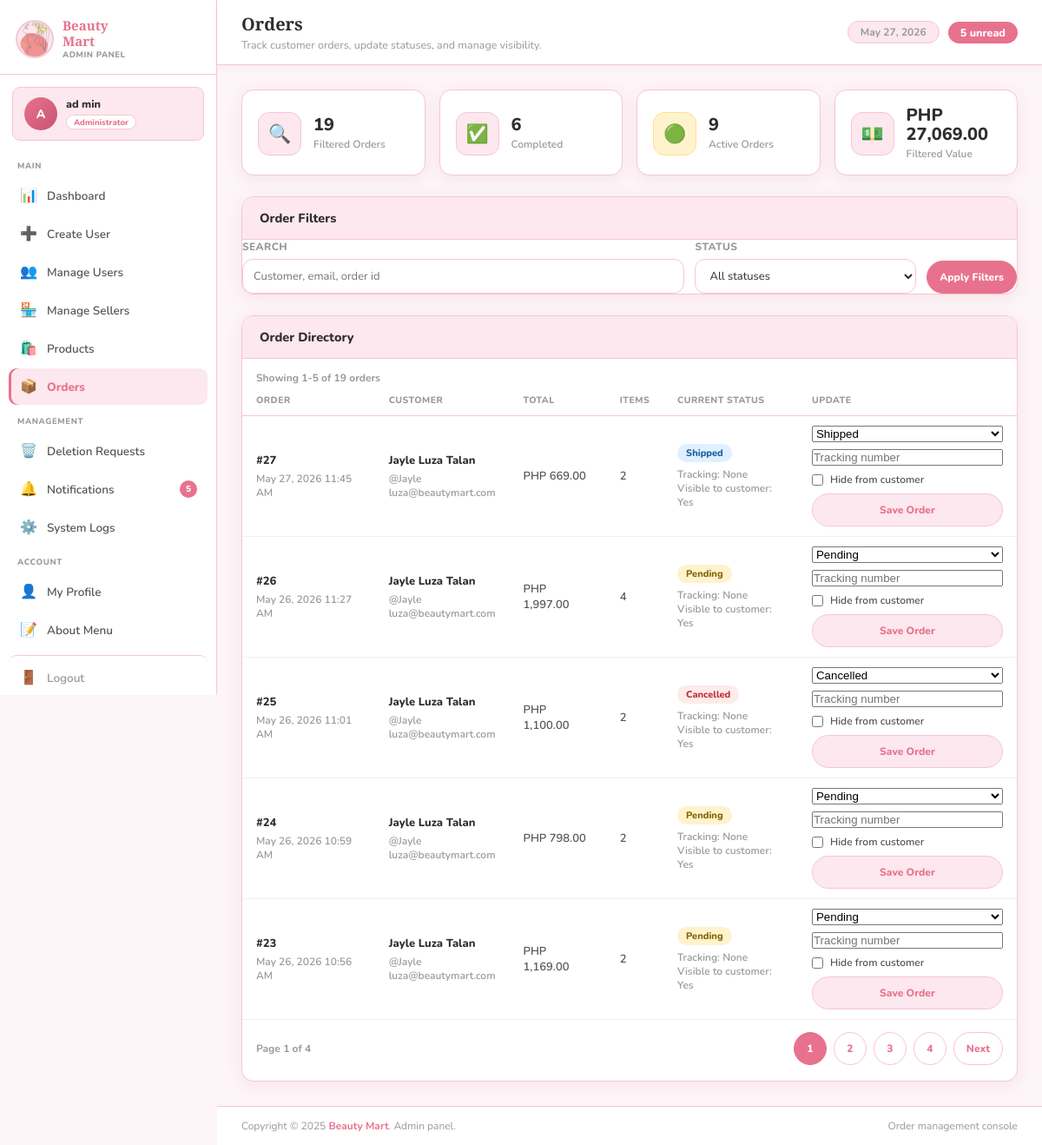
The page /1-admin/orders.php (signed in) on the database its author committed.
### tables this page shows
CREATE TABLE `users` (
  `id` int(11) NOT NULL,
  `firstname` varchar(50) NOT NULL,
  `lastname` varchar(50) NOT NULL,
  `username` varchar(50) NOT NULL,
  `email` varchar(100) NOT NULL,
  `password` varchar(255) NOT NULL,
  `profile_pic` varchar(255) DEFAULT NULL,
  `email_verified` tinyint(1) DEFAULT 0,
  `marked_for_deletion` tinyint(1) DEFAULT 0,
  `deleted_at` timestamp NULL DEFAULT NULL,
  `verification_token` varchar(255) DEFAULT NULL,
  `status` enum('active','suspended','banned') DEFAULT 'active',
  `suspended_until` datetime DEFAULT NULL,
  `banned_reason` text DEFAULT NULL,
  `action_by` int(11) DEFAULT NULL COMMENT 'FK to admins.id — admin who last changed this user status',
  `created_at` timestamp NOT NULL DEFAULT current_timestamp(),
  `updated_at` timestamp NOT NULL DEFAULT current_timestamp() ON UPDATE current_timestamp()
);

CREATE TABLE `orders` (
  `id` int(11) NOT NULL,
  `customer_id` int(11) NOT NULL,
  `total_amount` decimal(10,2) NOT NULL,
  `shipping_address_id` int(11) NOT NULL COMMENT 'FK to addresses.id — snapshot row created at checkout',
  `status` enum('pending','processing','shipped','delivered','completed','cancelled','paid') DEFAULT 'pending',
  `payment_method_id` int(11) DEFAULT NULL COMMENT 'FK to payment_methods.id',
  `tracking_number` varchar(100) DEFAULT NULL,
  `hidden_from_customer` tinyint(1) DEFAULT 0,
  `created_at` timestamp NOT NULL DEFAULT current_timestamp(),
  `updated_at` timestamp NOT NULL DEFAULT current_timestamp() ON UPDATE current_timestamp()
);

### includes/functions.php (called while the page is built, shortened)
    <?php
function paginateArray(array $items, int $currentPage = 1, int $perPage = 5): array {
    $perPage = max(1, $perPage);
    $totalItems = count($items);
    $totalPages = max(1, (int) ceil($totalItems / $perPage));
    $currentPage = max(1, min($currentPage, $totalPages));
    $offset = ($currentPage - 1) * $perPage;
    return [
        'items' => array_slice($items, $offset, $perPage),
        'current_page' => $currentPage,
        'per_page' => $perPage,
        'total_items' => $totalItems,
        'total_pages' => $totalPages,
        'offset' => $offset,
        'from' => $totalItems > 0 ? $offset + 1 : 0,
        'to' => min($offset + $perPage, $totalItems),
        'has_prev' => $currentPage > 1,
        'has_next' => $currentPage < $totalPages,
    ];
}
function buildQueryUrl(string $path, array $params = [], array $overrides = []): string {
    $merged = array_merge($params, $overrides);
    foreach ($merged as $key => $value) {
        if ($value === null || $value === '') {
            unset($merged[$key]);
        }
    }
    $query = http_build_query($merged);
    return $query === '' ? $path : $path . '?' . $query;
}
?>

### 1-admin/orders.php (the view, shortened to what this page needs)
<?php
require_once '../includes/functions.php';
$stmt = $pdo->prepare("
    SELECT u.*, a.id AS admin_id, sa.id AS superadmin_id
    FROM users u
    LEFT JOIN admins a ON u.id = a.user_id
    LEFT JOIN superadmins sa ON u.id = sa.user_id
    WHERE u.id = ?
");
$stmt->execute([$_SESSION['user_id']]);
$admin = $stmt->fetch();
$search = trim((string)($_GET['search'] ?? ''));
$statusFilter = trim((string)($_GET['status'] ?? ''));
$page = max(1, (int)($_GET['page'] ?? 1));
$sql = "
    SELECT o.*, u.firstname, u.lastname, u.username, u.email,
           COUNT(oi.id) AS item_count
    FROM orders o
    JOIN customers c ON c.id = o.customer_id
    JOIN users u ON u.id = c.user_id
    LEFT JOIN order_items oi ON oi.order_id = o.id
    WHERE 1 = 1
";
$params = [];
$sql .= " GROUP BY o.id ORDER BY o.created_at DESC";
$stmt = $pdo->prepare($sql);
$stmt->execute($params);
$orders = $stmt->fetchAll();
$pagination = paginateArray($orders, $page, 5);
$pagedOrders = $pagination['items'];
$baseQuery = [
    'search' => $search,
    'status' => $statusFilter,
    'page' => $pagination['current_page'],
];
$stmt = $pdo->prepare("SELECT COUNT(*) FROM notifications WHERE user_id = ? AND is_read = 0");
$stmt->execute([$_SESSION['user_id']]);
$unread_count = (int)$stmt->fetchColumn();
$total_orders = count($orders);
$completed_orders = 0;
$active_orders = 0;
$total_value = 0;
foreach ($orders as $order) {
    $total_value += (float)$order['total_amount'];
    if (($order['status'] ?? '') === 'completed') $completed_orders++;
    if (in_array($order['status'] ?? '', ['pending', 'processing', 'shipped'], true)) $active_orders++;
}
$current_page = basename($_SERVER['PHP_SELF']);
?>
<!DOCTYPE html>
<html lang="en">
<head>
     <link rel="stylesheet" href="../css/admin_orders.css">
     <link rel="stylesheet" href="../css/admin_dash.css">
     <link rel="stylesheet" href="../css/responsive.css">
</head>
 <body>
 <div class="shell">
     <aside class="sidebar">
        <div class="sidebar-brand">
            <div class="brand-icon">
                <img src="../images/logo.png" alt="Logo" onerror="this.style.display='none';this.parentElement.textContent='*'">
            </div>
            <div>
                <div class="brand-text"><span>Beauty</span><span>Mart</span></div>
                <div class="brand-sub">Admin Panel</div>
            </div>
        </div>
        <div class="admin-chip">
            <div class="chip-av">
                <?php if (!empty($admin['profile_pic']) && file_exists("../uploads/profile_images/" . $admin['profile_pic'])): ?>
                    <img src="../uploads/profile_images/<?= htmlspecialchars($admin['profile_pic']) ?>" alt="">
                <?php else: ?>
                    <?= strtoupper(substr($admin['firstname'], 0, 1)) ?>
                <?php endif; ?>
            </div>
            <div>
                <div class="chip-name"><?= htmlspecialchars($admin['firstname'] . ' ' . $admin['lastname']) ?></div>
                <span class="chip-role">Administrator</span>
            </div>
        </div>
         <nav class="sidebar-nav">
            <div class="nav-lbl">Main</div>
            <a href="dashboard.php" class="<?= $current_page==='dashboard.php' ? 'active':'' ?>">
                <span class="ni">📊</span> Dashboard
            </a>
            <a href="create_users.php" class="<?= $current_page==='create_users.php' ? 'active':'' ?>">
                <span class="ni">➕</span> Create User
            </a>
            <a href="manage_users.php" class="<?= $current_page==='manage_users.php' ? 'active':'' ?>">
                <span class="ni">👥</span> Manage Users
            </a>
            <a href="manage_sellers.php" class="<?= $current_page==='manage_sellers.php' ? 'active':'' ?>">
                <span class="ni">🏪</span> Manage Sellers
            </a>
            <a href="products.php" class="<?= $current_page==='products.php' ? 'active':'' ?>">
                <span class="ni">🛍️</span> Products
            </a>
            <a href="orders.php" class="<?= $current_page==='orders.php' ? 'active':'' ?>">
                <span class="ni">📦</span> Orders
            </a>
            <div class="nav-lbl">Management</div>
            <a href="manage_deletions.php" class="<?= $current_page==='manage_deletions.php' ? 'active':'' ?>">
                <span class="ni">🗑️</span> Deletion Requests
            </a>
            <a href="notifications.php" class="<?= $current_page==='notifications.php' ? 'active':'' ?>">
                <span class="ni">🔔</span> Notifications
                <?php if ($unread_count > 0): ?><span class="nbadge"><?= $unread_count ?></span><?php endif; ?>
            </a>
            <a href="system_logs.php" class="<?= $current_page==='system_logs.php' ? 'active':'' ?>">
                <span class="ni">⚙️</span> System Logs
            </a>
            <div class="nav-lbl">Account</div>
            <a href="profile.php" class="<?= $current_page==='profile.php' ? 'active':'' ?>">
                <span class="ni">👤</span> My Profile
            </a>
            <a href="about.php" class="<?= $current_page==='about.php' ? 'active':'' ?>">
                <span class="ni">📝</span> About Menu
            </a>
            <a href="../logout.php" class="logout">
                <span class="ni">🚪</span> Logout
            </a>
        </nav>
    </aside>
    <div class="main">
        <div class="topbar">
            <div class="topbar-left">
                <h1>Orders</h1>
                <p>Track customer orders, update statuses, and manage visibility.</p>
            </div>
            <div class="topbar-right">
                <span class="topbar-date"><?= date('F j, Y') ?></span>
                <?php if ($unread_count > 0): ?>
                    <span style="background:var(--pink-accent);color:#fff;border-radius:20px;padding:4px 14px;font-size:12.5px;font-weight:800;"><?= $unread_count ?> unread</span>
                <?php endif; ?>
            </div>
        </div>
        <div class="content">
            <div class="stats-grid">
                <div class="stat-card"><div class="stat-icon">🔍</div><div><div class="stat-val"><?= number_format($total_orders) ?></div><div class="stat-lbl">Filtered Orders</div></div></div>
                <div class="stat-card"><div class="stat-icon">✅</div><div><div class="stat-val"><?= number_format($completed_orders) ?></div><div class="stat-lbl">Completed</div></div></div>
                <div class="stat-card warn"><div class="stat-icon">🟢</div><div><div class="stat-val"><?= number_format($active_orders) ?></div><div class="stat-lbl">Active Orders</div></div></div>
                <div class="stat-card"><div class="stat-icon">💵</div><div><div class="stat-val">PHP <?= number_format($total_value, 2) ?></div><div class="stat-lbl">Filtered Value</div></div></div>
            </div>
            <div class="dash-card">
                <div class="card-head"><h2>Order Filters</h2></div>
                <div class="card-body">
                    <form method="get" class="filters-grid">
                        <div class="field">
                            <label>Search</label>
                            <input type="text" name="search" value="<?= htmlspecialchars($search) ?>" placeholder="Customer, email, order id">
                        </div>
                        <div class="field">
                            <label>Status</label>
                            <select name="status">
                                <option value="">All statuses</option>
                            </select>
                        </div>
                        <div class="field">
                            <label>&nbsp;</label>
                            <button type="submit" class="btn-primary">Apply Filters</button>
                        </div>
                    </form>
                </div>
            </div>
            <div class="dash-card">
                <div class="card-head"><h2>Order Directory</h2></div>
                <div class="card-body" style="padding:0;">
                    <?php if (empty($orders)): ?>
                        <div class="empty-state">No orders matched the current filters.</div>
                    <?php else: ?>
                        <div class="table-summary">
                            Showing <?= number_format($pagination['from']) ?>-<?= number_format($pagination['to']) ?> of <?= number_format($pagination['total_items']) ?> orders
                        </div>
                        <table class="data-table">
                            <thead>
                                <tr>
                                    <th>Order</th>
                                    <th>Customer</th>
                                    <th>Total</th>
                                    <th>Items</th>
                                    <th>Current Status</th>
                                    <th>Update</th>
                                </tr>
                            </thead>
                            <tbody>
                                <?php foreach ($pagedOrders as $order): ?>
                                    <tr>
                                        <td>
                                            <div class="order-title">#<?= (int)$order['id'] ?></div>
                                            <div class="muted"><?= htmlspecialchars(date('M j, Y g:i A', strtotime($order['created_at']))) ?></div>
                                        </td>
                                        <td>
                                            <div class="order-title"><?= htmlspecialchars($order['firstname'] . ' ' . $order['lastname']) ?></div>
                                            <div class="muted">@<?= htmlspecialchars($order['username']) ?></div>
                                            <div class="muted"><?= htmlspecialchars($order['email']) ?></div>
                                        </td>
                                        <td>PHP <?= htmlspecialchars(number_format((float)$order['total_amount'], 2)) ?></td>
                                        <td><?= (int)$order['item_count'] ?></td>
                                        <td>
                                            <div style="margin-bottom:6px;"><span class="status-badge status-<?= htmlspecialchars((string)$order['status']) ?>"><?= htmlspecialchars(ucfirst((string)$order['status'])) ?></span></div>
                                            <div class="muted">Tracking: <?= htmlspecialchars((string)($order['tracking_number'] ?: 'None')) ?></div>
                                            <div class="muted">Visible to customer: <?= $order['hidden_from_customer'] ? 'No' : 'Yes' ?></div>
                                        </td>
                                        <td>
                                            <form method="post" class="mini-form">
                                                <select name="status">
                                                    <?php foreach (['pending', 'processing', 'shipped', 'delivered', 'completed', 'cancelled'] as $status): ?>
                                                        <option value="<?= $status ?>" <?= $order['status'] === $status ? 'selected' : '' ?>><?= ucfirst($status) ?></option>
                                                    <?php endforeach; ?>
                                                </select>
                                                <input type="text" name="tracking_number" value="<?= htmlspecialchars((string)$order['tracking_number']) ?>" placeholder="Tracking number">
                                                <label>
                                                    <input type="checkbox" name="hidden_from_customer" value="1" <?= $order['hidden_from_customer'] ? 'checked' : '' ?>>
                                                    Hide from customer
                                                </label>
                                                <button type="submit" name="update_order" class="btn-secondary">Save Order</button>
                                            </form>
                                        </td>
                                    </tr>
                                <?php endforeach; ?>
                            </tbody>
                        </table>
                        <?php if ($pagination['total_pages'] > 1): ?>
                            <div class="pagination-bar">
                                <div class="pagination-summary">Page <?= $pagination['current_page'] ?> of <?= $pagination['total_pages'] ?></div>
                                <div class="pagination-links">
                                    <?php for ($i = 1; $i <= $pagination['total_pages']; $i++): ?>
                                        <a class="page-link <?= $i === $pagination['current_page'] ? 'is-active' : '' ?>" href="<?= htmlspecialchars(buildQueryUrl('orders.php', $baseQuery, ['page' => $i])) ?>"><?= $i ?></a>
                                    <?php endfor; ?>
                                    <?php if ($pagination['has_next']): ?>
                                        <a class="page-link" href="<?= htmlspecialchars(buildQueryUrl('orders.php', $baseQuery, ['page' => $pagination['current_page'] + 1])) ?>">Next</a>
                                    <?php endif; ?>
                                </div>
                            </div>
                        <?php endif; ?>
                    <?php endif; ?>
                </div>
            </div>
        </div>
        <footer class="admin-footer">
            <div class="footer-inner">
                <div class="footer-copy">Copyright &copy; 2025 <span>Beauty Mart</span>. Admin panel.</div>
                <div class="footer-copy">Order management console</div>
            </div>
        </footer>
    </div>
</div>
</body>
</html>

### rows shown on the page
users: firstname "A", firstname+lastname "ad min"
orders: id "5"
orders: id "27", created_at "May 27, 2026 11:45 AM", lastname "Jayle Luza Talan", username "Jayle", email "luza@beautymart.com", total_amount "669.00", item_count "2", status "Shipped", tracking_number "None", shows "Yes"
orders: id "26", created_at "May 26, 2026 11:27 AM", lastname "Jayle Luza Talan", username "Jayle", email "luza@beautymart.com", total_amount "1,997.00", item_count "4", status "Pending", tracking_number "None", shows "Yes"
orders: id "25", created_at "May 26, 2026 11:01 AM", lastname "Jayle Luza Talan", username "Jayle", email "luza@beautymart.com", total_amount "1,100.00", item_count "2", status "Cancelled", tracking_number "None", shows "Yes"
orders: id "24", created_at "May 26, 2026 10:59 AM", lastname "Jayle Luza Talan", username "Jayle", email "luza@beautymart.com", total_amount "798.00", item_count "2", status "Pending", tracking_number "None", shows "Yes"
orders: id "23", created_at "May 26, 2026 10:56 AM", lastname "Jayle Luza Talan", username "Jayle", email "luza@beautymart.com", total_amount "1,169.00", item_count "2", status "Pending", tracking_number "None", shows "Yes"

### other values the page prints
$unread_count "5"
$total_orders "19"
$completed_orders "6"
$active_orders "9"
$total_value "27,069.00"
$pagination['from'] "1"
$pagination['total_items'] "19"
$pagination['current_page'] "1"
$pagination['total_pages'] "4"
